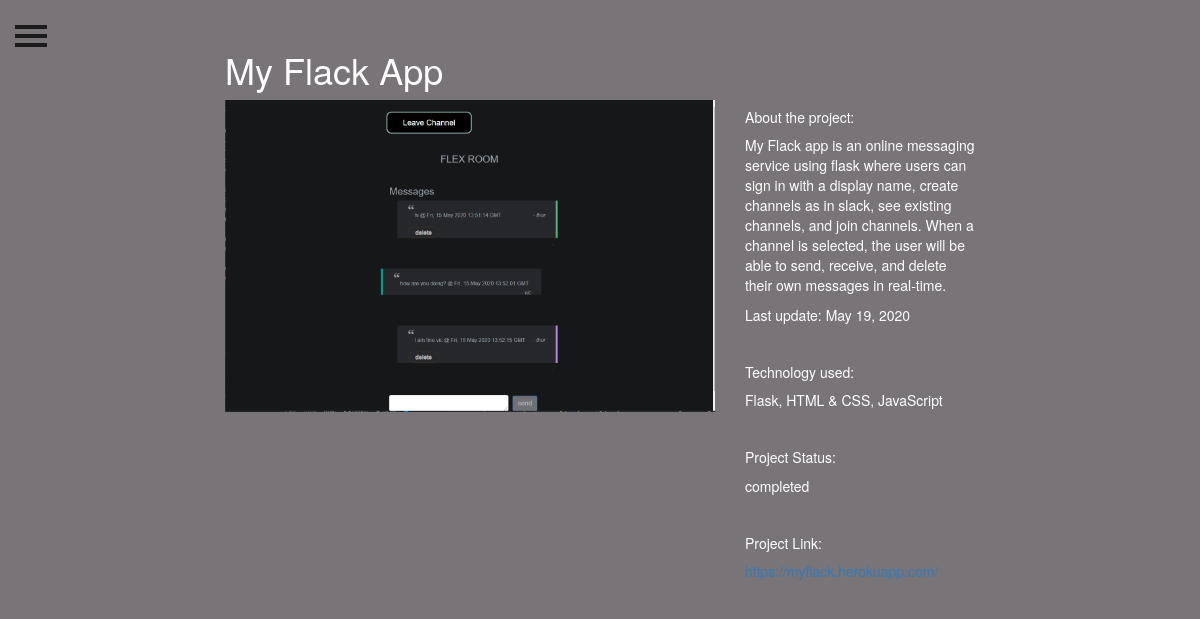
/projects/1/, run on the app's committed database.
### veekprojects/models.py (models this page shows, shortened)
class Project(models.Model):
    title = models.CharField(max_length=100)
    description = models.TextField()
    technology = models.CharField(max_length=200)
    image = models.ImageField(upload_to='projects/%Y/%m/%d', blank=True)
    last_updated = models.DateField(auto_now=True)
    project_link = models.CharField(max_length=200)
    project_status = models.CharField(max_length=9, choices=(("pending","pending"),("completed","completed"),("aborted","aborted")), default="completed")

### veekprojects/views.py (the view)
# urls.py: path('<int:pk>/', views.project_detail, name = 'project_detail'),
def project_detail(request, pk):
    project = Project.objects.get(pk=pk)
    context = {
        'project': project
    }
    return render(request, 'project_detail.html', context)

### veekprojects/templates/project_detail.html
{% extends "base.html" %}
{% load static %}
{% block page_content %}
<h1>{{ project.title }}</h1>
<div class="row">
    <div class="col-md-8">
        <img src="{% if project.image %}{{ project.image.url }}{% else %}{% static 'img/blank.png' %}{% endif %}" alt="" width="100%">
    </div>
    <div class="col-md-4">
        <h5>About the project:</h5>
        <p>{{ project.description }}</p>
        <p>Last update: {{project.last_updated}}</p>
        <br>
        <h5>Technology used:</h5>
        <p>{{ project.technology }}</p>
        <br>
        <h5>Project Status:</h5>
        <p>{{ project.project_status | linebreaks }}</p>
        <br>
        <h5>Project Link:</h5>
        <p><a href="{{ project.project_link }}" target="_blank">{{ project.project_link }}</a></p>
    </div>
</div>
{% endblock %}

### veekprojects/static/css/base.css (style rules this page uses)
body { position: relative; overflow-x: hidden; }
body, html { height: 100%; }
img { max-width: 100%; }

### data on the page
Project: title "My Flack App", image (picture), description "My Flack app is an online messaging service using flask where users can sign in with a display name, create channels as in slack, see existing channels, and join channels. When a channel is selected, the user will be able to send, receive, and delete their own messages in real-time.", last_updated "May 19, 2020", technology "Flask, HTML & CSS, JavaScript", project_status "completed"
